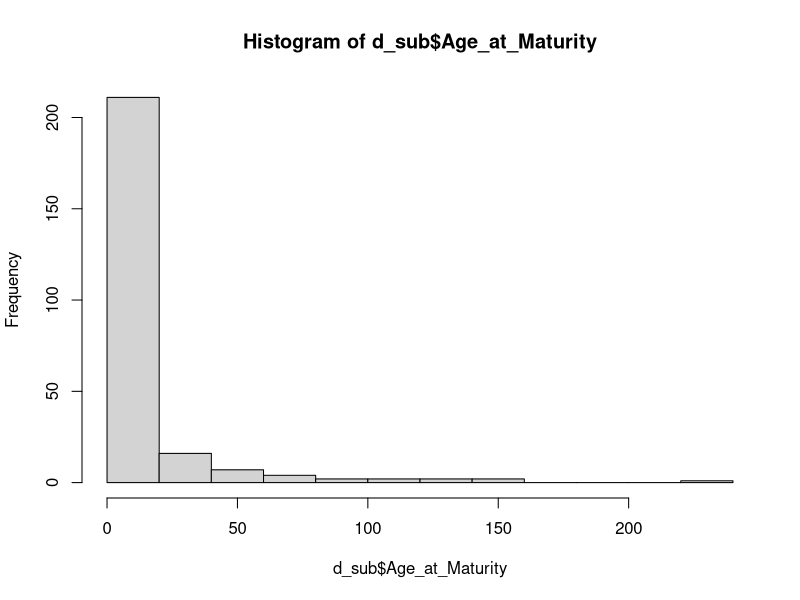
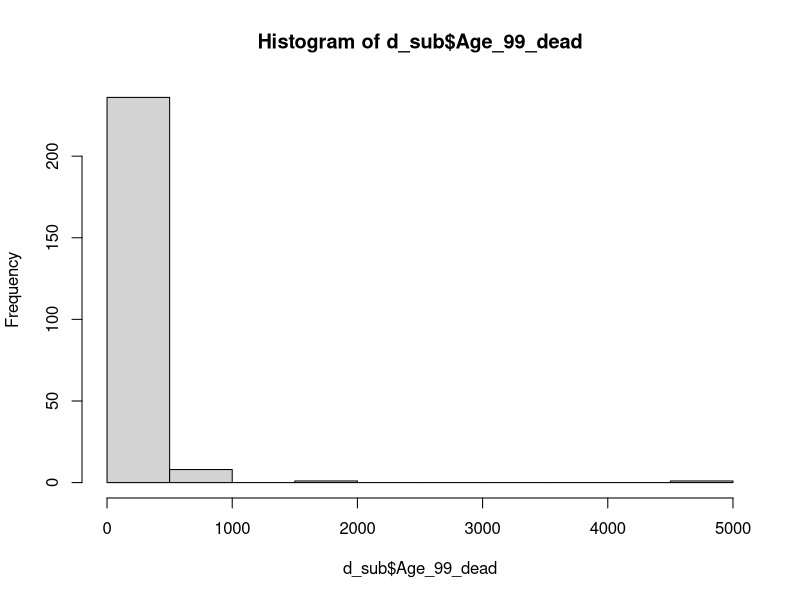

R code for these plots, in order: (Note: this script raises an error after producing the figures.)
### Code to assess sensibleness of computed demographic metrics and join these with trait data
## Ruth Kelly 
## last edits 03/04/2020

### Editted to export full dataset i.e. values for each species at 
### each gps location in addition to the a single value per species. 


# Note: Trait data now includes control conditions from experiments, (i.e. nutrient addition and CO2 treatments are excluded throughout). 
# 
# library("dplyr")


### remove old files

rm(list = ls())


data1 <- read.csv("demography_non_seedbank_03_2020.csv")
data2 <- read.csv("demography_1yr_seedbank_03_2020.csv")
data3 <- read.csv("demography_2yr_seedbank_03_2020.csv")
data4 <- read.csv("demography_3yr_seedbank_03_2020.csv")



demogs <- rbind(data1,data2, data3, data4)

# general investigation
length(unique(demogs$SpeciesAccepted))
summary(demogs$OrganismType)
nrow(demogs)

#### go through demographic metrics one by one for plausibility.. 

names(demogs[54:69])

### Columns of main interest to check are:
# [1] "Mean_repro"               "Net_repro"                "Age_50_dead"             
# [4] "Age_99_dead"              "Age_999_dead"             "survival_index99"        
# [7] "Survival_index999"        "Survival_index_La_RepExp" "Growth"                  
# [10] "Retrogression"            "Repro_life_expectancy"    "Age_at_Maturity"         
# [13] "GiniF_repro"              "Gini_life99"              "Gini_life999"            
# [16] "Gen_time"      

########  

summary(demogs[54:69])

### exclude rows where Age_99_dead or Age_999_dead did not calculate correctly.
### These were mainly species with survival Issues (e.g. where no death was observed in the 
### study)

#demogs$SurvivalIssue[which(is.na(demogs$Age_99_dead))]
# # [1] 1 1 1 1 1 1 1
# 
unique(demogs$SpeciesAuthor[which(is.na(demogs$Age_99_dead))])
## # [1] Molinia_caerulea Primula_elatior  Clidemia_hirta   Sapium_sebiferum

#### Remove these.
d_sub <- demogs[-which(is.na(demogs$Age_99_dead)),]

nrow(d_sub)
##247

summary(d_sub[54:69])

#### recheck for errors in other columns... 


### Still some issues with Age_at_Maturity, life_span outliers.. 

##Look at Age_at_Maturity

hist(d_sub$Age_at_Maturity)

summary(d_sub$Age_at_Maturity)

quantile(d_sub$Age_at_Maturity, 0.95)

# view rows where age at maturity > than 95th quantile
sub_late_maturity <- d_sub[which(d_sub$Age_at_Maturity > quantile(d_sub$Age_at_Maturity, 0.95)),]
sub_late_maturity[,c(3,11,48,65)]
# Most of the highest are  Bertholletia excelsa which is known in literature to hav mature ages of > 100
# silene acaulis discussed with tundra biologists and has a very slow life-cycle

### make a cut off at 200 years

d_sub <- d_sub[-which(d_sub$Age_at_Maturity > 200),]
### this removes 1 record for Eperua falcata - 

######  life span

hist(d_sub$Age_99_dead)
sub_long_life <- d_sub[which(d_sub$Age_99_dead > quantile(d_sub$Age_99_dead, 0.95)),]
sub_long_life[,c(3,11,48,57,58)]

d_sub[d_sub$SpeciesAccepted == "Lathyrus vernus",]
### remove "Lathyrus vernus" Age_99_dead more than 100.  This is very unrealistic based on the
## species biology and more than twices as long as the next longest calculation in our dataset. 
# Also, survivalIssue  = 1 for this record
d_sub <- d_sub[-which(d_sub$SpeciesAccepted == "Lathyrus vernus" & d_sub$Age_99_dead > 100),] 

d_sub[d_sub$SpeciesAccepted == "Trillium grandiflorum",] 

### remove this "Trillium grandiflorum" Age_99_dead ==  391.  This is very unrealistic based on the
## species biology (max age in literature = 70, Knight 2006) and 3 times as long as the next longest calculation in our dataset. Also, survivalIssue 
## = 1

### others although very long seem plausible 

d_sub <- d_sub[-which(d_sub$SpeciesAccepted == "Trillium grandiflorum" & d_sub$Age_99_dead == 391),] 

summary(d_sub[,48:69])

#####

## for which species is Gini_life99 = NA

check_gini <- d_sub[which(is.na(d_sub$Gini_life99)),] 
check_gini$OrganismType

## remove species where Gini_life999 = NA

d_sub <- d_sub[-which(is.na(d_sub$Gini_life999)),] 

#### check annual species to make sure estimates are sensible

check_ann <- d_sub[which(d_sub$OrganismType == "Annual"),]
check_ann
##################################################################

#### remove tree species which have life spans calculated 
# < 10 but which are known to be long lived

d_sub_tree <- d_sub[d_sub$OrganismType == "Tree",]
tree_wrong_age <- levels(droplevels(d_sub_tree$SpeciesAuthor[which(d_sub_tree$Age_999_dead < 10)]))
tree_wrong_age

TW <- which(d_sub$SpeciesAuthor %in% tree_wrong_age)
TW

####

d_sub <- d_sub[-TW,]
##[1] 236  76

length(unique(demogs$SpeciesAccepted))
# 94
length(unique(d_sub$SpeciesAccepted))
##[1] 90

####### We've lost 4 species through this process.

# setdiff(demogs$SpeciesAccepted,d_sub$SpeciesAccepted)

######################################################################

### Name matching... 

species_mat <- read.csv("compadre_synonyms_iplant_web_checked27_3_2017.csv")

length(levels(species_mat$Name_submitted))
# 572
length(levels(species_mat$Name_matched))
#569

spe_comp <- unique(d_sub$SpeciesAccepted)
length(spe_comp)
x1 <- intersect(spe_comp, unique(species_mat$Name_matched))

length(x1)
#90

#### All match : )

d_sub$Name_matched <- as.character(d_sub$SpeciesAccepted)

################ 

d_sub$Name_matched <- factor(d_sub$Name_matched)


### some edits to GPS locations are needed based on rechecking of 
# original papers.  

names(d_sub)

# for "Actaea_spicata" location fixed by locating forest site described in paper
d_sub$Lat[d_sub$Name_matched == "Actaea spicata"] <- 58.90
d_sub$Lon[d_sub$Name_matched == "Actaea spicata"] <- 17.92

# Cirsium_palustre location fixed by relocating meadow site described in paper

d_sub$Lat[d_sub$Name_matched =="Cirsium palustre"] <- 58.95
d_sub$Lon[d_sub$Name_matched =="Cirsium palustre"] <- 17.60

# "Scorzonera hispanica" location fixed - lat and long inputted in incorrect order

d_sub$Lat[d_sub$Name_matched == "Scorzonera hispanica"] <- 50.52
d_sub$Lon[d_sub$Name_matched =="Scorzonera hispanica"] <- 14.19

d_sub$Lat[d_sub$Name_matched == "Primula farinosa" &
        d_sub$MatrixPopulation == "Flottskär"] <- 59.93
d_sub$Lon[d_sub$Name_matched == "Primula farinosa" &
            d_sub$MatrixPopulation == "Flottskär"] <-  18.87


# 
summary(d_sub$Lat)
summary(d_sub$Lon)
### in order to merge these we need to fix the absence of Study duration info 
## for  Epipactis_atrorubens, according to the original paper this should be 8
summary(d_sub$StudyDuration)
d_sub[is.na(d_sub$StudyDuration),]
d_sub$StudyDuration[which(is.na(d_sub$StudyDuration))] <- 8

d_sub$gps_loc <- paste(d_sub$Lat, d_sub$Lon)

#### use function summarise 'dplyr' to get mean values of demographic traits 
### per gps location

d_sub$Ecoregion <- as.character(d_sub$Ecoregion)

all_metric_means <- as.data.frame(summarise(group_by(d_sub, Name_matched, 
                          OrganismType, Class, Ecoregion, Lat, Lon, gps_loc, habitatAuthor),
                          Age_at_Maturity = mean(Age_at_Maturity, na.rm = T),
                          Mean_repro = mean(Mean_repro, na.rm = T),
                          Net_repro = mean(Net_repro, na.rm = T),
                          Age_50_dead = mean(Age_50_dead, na.rm = T),
                          Age_99_dead = mean(Age_99_dead, na.rm = T),
                          Age_999_dead = mean(Age_999_dead, na.rm = T),
                          survival_index99 = mean(survival_index99, na.rm = T),
                          survival_index999 = mean(Survival_index999, na.rm = T),
                          survival_index_LaPlusRepExp = mean(Survival_index_La_RepExp, na.rm = T),
                          prog_growth = mean(Growth, na.rm = T),
                          retro_growth = mean(Retrogression, na.rm = T),
                          Repro_life_expectancy = mean(Repro_life_expectancy, na.rm = T),
                          GiniF_999 = mean(Gini_life999, na.rm = T),
                          GiniF_99 = mean(Gini_life99, na.rm = T),
                          Gen_time = mean(Gen_time, na.rm = T),
                          NSeedStages = mean(NSeedStages, na.rm = T),
                          Studylength=  max(StudyDuration, na.rm = T),
                          MatrixDim= max(MatrixDimension, na.rm = T)))

summary(all_metric_means)


write.csv(all_metric_means, "metric_means_for_all_species_locations_by_habitats_13_03_2020.csv")

length(unique(all_metric_means$Name_matched))
#90

#### Select species with multiple populations #### 
# so the populations in the same habitat and within 5km can be merged. 
# Merge population metrics for populations within 5km 


sum1 <- summary(all_metric_means$Name_matched)
sum2 <- sum1[sum1 >1]

sum2
#  Abies concolor        Actaea spicata    Alliaria petiolata 
#       3                     2                    11 
# Bertholletia excelsa        Carduus nutans      Castanea dentata 
#       2                     3                     6 
# Cytisus scoparius       Lathyrus vernus       Orchis purpurea 
#        4                     3                     2 
# Paeonia officinalis       Pinus nigra      Primula farinosa 
#          2                     2                     3 
# Primula vulgaris        Silene acaulis Trillium grandiflorum 
#        4                     4                    11 

### subset d_sub to find these. . 
names(sum2)
# 15 species

multi_pop <- droplevels(all_metric_means[all_metric_means$Name_matched %in% names(sum2),])
multi_pop$Name_hab <- factor(paste(multi_pop$Name_matched, multi_pop$habitatAuthor))

unique(multi_pop$Name_matched)
# 15 species
unique(multi_pop$Name_hab)

## remove these species from all_metric_means dataframe - will be later remerged

keep_names <- setdiff(all_metric_means$Name_matched, names(sum2))

all_metric_means <- all_metric_means[all_metric_means$Name_matched %in% keep_names,]
unique(all_metric_means$Name_matched)
### 
# 75 species

sum3 <- summary(multi_pop$Name_hab)
sum4 <- sum3[sum3>1]
sum4


# a dataframe with species which contains records where multiple matrices 
# exist in the same habitat. We can now search this to see if populations 
# occur within 5km 


multi_pop_hab <- droplevels(multi_pop[multi_pop$Name_hab %in% names(sum4),])



### split into species 
spl1 <- split(multi_pop_hab, multi_pop_hab$Name_hab)

### species with more than one matrix is a given habitat. 
names(spl1)


### calcuate distances between populations for each species 
# in list of species with multiple matrices within a habitat. 
# 
#library(geosphere)

### check lat and long columns make sense. 
summary(multi_pop$Lat)
summary(multi_pop$Lon)


#### ---- Calculate geodesic distances (based on ellipsoid distance) ----

## distGeo - is calculating a 'geodesic' distance based 
## by default on a standard WGS1984 ellipsoid.  
## Resulting measurement is in metres and but I have converted to km
## by dividing by 1000. 

# NOTE COORDINATES MUST BE NUMERIC < THERE IS NO WARNING IF YOU ACCIDENTALLY INPUT OTHERWISE :)

distx <- c()
maxdists <- c()
mindists <- c()
full_dists_comb <- list()
length(spl1)

for(j in 1:length(spl1)) {

  distx <- c()
  combins <- c()
  combins <- t(combn(1:nrow(spl1[[j]]),2)) 

  for(i in 1:nrow(combins)){
 
 
  x1 <- combins[i,1]
  x2 <- combins[i,2]
  
  distx[i] <- distGeo(p1=c(spl1[[j]]$Lon[x1],spl1[[j]]$Lat[x1]),
                      p2 = c(spl1[[j]]$Lon[x2],spl1[[j]]$Lat[x2]))/1000
  }
 
  
maxdists[j] <- max(distx)
mindists[j] <- min(distx)

res1 <- cbind(combins,distx) 
colnames(res1) <- c("pop1", "pop2", "distance")
full_dists_comb[[j]] <- res1

print(j)
}

summary(res1)
### find species where there are populations within 5km

### do any species have all their populations within 5km? 
which(maxdists<5) # integer(0)

# Which have any within 5km
which(mindists<5)
#[1]  6 10

# find species habitat combinations where metrics can be averaged 
names(spl1)[which(mindists<5)]
# [1] "Cytisus scoparius urban grasslands and prairie"
# [2] "Trillium grandiflorum forest"  


### look at these in turn


## [1] "Trillium grandiflorum forest"

which(full_dists_comb[[10]][,3]<5 )

full_dists_comb[[10]]
## [1] 20 46

# 3    4  4.469915
# 7    8  2.489181

### average populations 7 and 8 and remove the others - these are closest
### together

### check all Trillium grandiflorum are in fact forest 

multi_pop[multi_pop$Name_matched == "Trillium grandiflorum",]



### remove this species from the multipop dataset, 
# because we are about to recalculate it and return it 
remove1 <- which(multi_pop$Name_hab == "Trillium grandiflorum forest")
length(remove1)

remove2 <- remove1[c(1:6,9:11)]

multi_pop <- multi_pop[-remove2,] 


#### average the coordinates 
mean_lat <- mean(multi_pop$Lat[which(multi_pop$Name_hab == "Trillium grandiflorum forest")])
mean_long <- mean(multi_pop$Lon[which(multi_pop$Name_hab == "Trillium grandiflorum forest")])

#### stick this centroid in for the location for all populations of Silene
multi_pop$Lat[which(multi_pop$Name_hab == "Trillium grandiflorum forest")] <- mean_lat
multi_pop$Lon[which(multi_pop$Name_hab == "Trillium grandiflorum forest")] <- mean_long
multi_pop$gps_loc[which(multi_pop$Name_hab == "Trillium grandiflorum forest")] <- paste(mean_lat, mean_long)

multi_pop[which(multi_pop$Name_hab == "Trillium grandiflorum forest"),] 

###### 

which(mindists<5)

names(spl1)[6] ##  "Cytisus scoparius urban grasslands and prairie"

full_dists_comb[[6]]

### only two populations are within 5km average these and drop the other populations
### pops 3 and 4


### check all Cytisus scoparius are urban grasslands and prairie

length(which(multi_pop$Name_matched == "Cytisus scoparius"))

remove1 <- which(multi_pop$Name_hab == "Cytisus scoparius urban grasslands and prairie")
length(remove1)

remove2 <- remove1[c(1:2)]
remove2
multi_pop <- multi_pop[-remove2,] 


#### average the coordinates 
mean_lat <- mean(multi_pop$Lat[which(multi_pop$Name_hab == "Cytisus scoparius urban grasslands and prairie")])
mean_long <- mean(multi_pop$Lon[which(multi_pop$Name_hab == "Cytisus scoparius urban grasslands and prairie")])

#### stick this centroid in for the location for all populations of Silene
multi_pop$Lat[which(multi_pop$Name_hab == "Cytisus scoparius urban grasslands and prairie")] <- mean_lat
multi_pop$Lon[which(multi_pop$Name_hab == "Cytisus scoparius urban grasslands and prairie")] <- mean_long
multi_pop$gps_loc[which(multi_pop$Name_hab == "Cytisus scoparius urban grasslands and prairie")] <- paste(mean_lat, mean_long)

multi_pop[which(multi_pop$Name_hab == "Cytisus scoparius urban grasslands and prairie"),] 

####### use summarise again to recalculate averages for this group 


multipop_metric_means <- as.data.frame(summarise(group_by(multi_pop, Name_matched, 
                                                     OrganismType, Class, Ecoregion, Lat, Lon, gps_loc, habitatAuthor),
                                            Age_at_Maturity = mean(Age_at_Maturity, na.rm = T),
                                            Mean_repro = mean(Mean_repro, na.rm = T),
                                            Net_repro = mean(Net_repro, na.rm = T),
                                            Age_50_dead = mean(Age_50_dead, na.rm = T),
                                            Age_99_dead = mean(Age_99_dead, na.rm = T),
                                            Age_999_dead = mean(Age_999_dead, na.rm = T),
                                            survival_index99 = mean(survival_index99, na.rm = T),
                                            survival_index999 = mean(survival_index999, na.rm = T),
                                            survival_index_LaPlusRepExp = mean(survival_index_LaPlusRepExp, na.rm = T),
                                            prog_growth = mean(prog_growth, na.rm = T),
                                            retro_growth = mean(retro_growth, na.rm = T),
                                            Repro_life_expectancy = mean(Repro_life_expectancy, na.rm = T),
                                            GiniF_999 = mean(GiniF_999, na.rm = T),
                                            GiniF_99 = mean(GiniF_99, na.rm = T),
                                            Gen_time = mean(Gen_time, na.rm = T),
                                            NSeedStages = mean(NSeedStages, na.rm = T),
                                            Studylength=  max(Studylength, na.rm = T),
                                            MatrixDim= max(MatrixDim, na.rm = T)))

summary(multipop_metric_means)

unique(multipop_metric_means$Name_matched)
# still 15 



#### I have disabled the next section of code, which selected the random species 
# where duplicates existed. And inserted code which will select those species records
# that were used in the paper. The randomisation code here, is how these were initially 
# selected 
# all_metric_means <- rbind(all_metric_means, multipop_metric_means)

### randomly select one row per species for further analyses

# all_metric_means$UID <- seq(1:nrow(all_metric_means))
# dim(all_metric_means)
# spl1 <- split(all_metric_means,all_metric_means$Name_matched)
# names(all_metric_means)
# unique(all_metric_means$Name_matched)
# ##90

# sample1 <- c()
# 
# for(i in 1:length(spl1)) {
# 
# sample1[i] <-spl1[[i]][sample(nrow(spl1[[i]]), 1), 27]
# 
# }
# 
# 
# sample1


# metric_means <- droplevels(all_metric_means[all_metric_means$UID %in% sample1,])

#### 

multipop_metric_sel <- multipop_metric_means[c(3,4,12,18,20,22,28,31,32,35,36,39,43,46,49),]
dim(multipop_metric_sel)
unique(multipop_metric_sel$Name_matched)

metric_means <- rbind(all_metric_means, multipop_metric_sel)

metric_means <- droplevels(metric_means)

#### 
length(unique(metric_means$Name_matched))
## 90

######
summary(metric_means)

## for reference
summary(as.factor(metric_means$Ecoregion))
# BOR      DES      FGS      MED      TBM TBM; BOR      TCF      TGS      TGV 
# 7        5        3        5       44        1        4        7        2 
#      TMB      TUN     NA's 
#       16        2        1 


summary(as.factor(metric_means$OrganismType))
# Herbaceous perennial     Palm                Shrub                 Tree 
# 53                        3                   13                   23 
# Annual 
# 5 

nrow(metric_means)

write.csv(metric_means,"demo_means_selected_03_04_2020.csv")

###########

